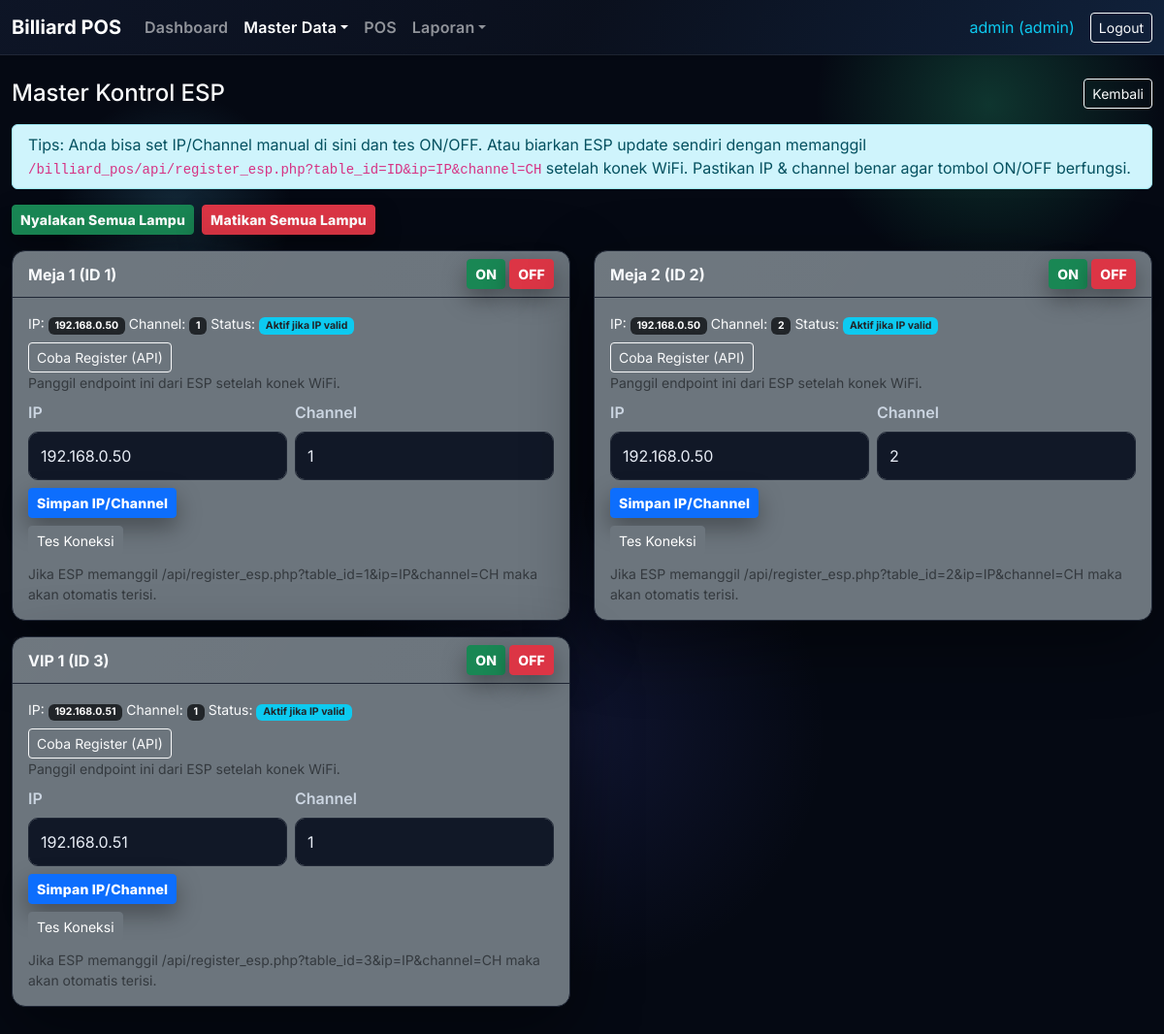
The app's page /billiard_pos/master/control.php (signed in) with its own data.
### tables this page shows
CREATE TABLE `billiard_tables` (
  `id` int(11) NOT NULL,
  `name` varchar(100) NOT NULL,
  `controller_ip` varchar(50) DEFAULT NULL,
  `relay_channel` int(11) DEFAULT NULL,
  `status` enum('idle','running','paused','maintenance') NOT NULL DEFAULT 'idle',
  `created_at` timestamp NOT NULL DEFAULT current_timestamp()
);

### billiard_pos/master/control.php (the view, shortened to what this page needs)
<?php
require_once __DIR__ . '/../includes/functions.php';
$tables = $pdo->query("SELECT * FROM billiard_tables ORDER BY id ASC")->fetchAll();
?>
<?php include __DIR__ . '/../includes/header.php'; ?>
<div class="d-flex justify-content-between align-items-center mb-3">
    <h4 class="mb-0">Master Kontrol ESP</h4>
    <a href="/billiard_pos/tables/list.php" class="btn btn-outline-light btn-sm">Kembali</a>
 </div>
<div class="alert alert-info py-2">
    Tips: Anda bisa set IP/Channel manual di sini dan tes ON/OFF. Atau biarkan ESP update sendiri dengan memanggil
    <code>/billiard_pos/api/register_esp.php?table_id=ID&ip=IP&channel=CH</code> setelah konek WiFi.
    Pastikan IP & channel benar agar tombol ON/OFF berfungsi.
</div>
<form method="post" class="mb-3 d-flex gap-2">
    <button class="btn btn-success btn-sm" name="action_all" value="on_all">Nyalakan Semua Lampu</button>
    <button class="btn btn-danger btn-sm" name="action_all" value="off_all">Matikan Semua Lampu</button>
</form>
<div class="row">
    <?php foreach ($tables as $t): ?>
        <div class="col-md-6 mb-3">
            <div class="card bg-secondary text-light">
                <div class="card-header d-flex justify-content-between align-items-center">
                    <span><?php echo htmlspecialchars($t['name']); ?> (ID <?php echo $t['id']; ?>)</span>
                    <form method="post" class="d-flex gap-1 mb-0">
                        <button class="btn btn-sm btn-success" name="action" value="on">ON</button>
                        <button class="btn btn-sm btn-danger" name="action" value="off">OFF</button>
                    </form>
                </div>
                <div class="card-body">
                    <div class="small mb-2">
                        IP: <span class="badge bg-dark"><?php echo $t['controller_ip'] ?: 'kosong'; ?></span>
                        Channel: <span class="badge bg-dark"><?php echo $t['relay_channel'] ?: '-'; ?></span>
                        Status: <span class="badge bg-info text-dark">Aktif jika IP valid</span>
                    </div>
                    <div class="mb-2">
                        <a class="btn btn-sm btn-outline-light" target="_blank" href="/billiard_pos/api/register_esp.php?table_id=<?php echo $t['id']; ?>&ip=<?php echo urlencode($t['controller_ip']); ?>&channel=<?php echo urlencode($t['relay_channel']); ?>">Coba Register (API)</a>
                        <small class="text-muted d-block">Panggil endpoint ini dari ESP setelah konek WiFi.</small>
                    </div>
                    <form method="post" class="row g-2">
                        <div class="col-md-6">
                            <label class="form-label">IP</label>
                            <input type="text" name="controller_ip" class="form-control" value="<?php echo htmlspecialchars($t['controller_ip']); ?>">
                        </div>
                        <div class="col-md-6">
                            <label class="form-label">Channel</label>
                            <input type="number" name="relay_channel" class="form-control" value="<?php echo htmlspecialchars($t['relay_channel']); ?>">
                        </div>
                        <div class="col-12">
                            <button class="btn btn-primary btn-sm" name="save_table">Simpan IP/Channel</button>
                        </div>
                    </form>
                    <div class="mt-2 d-flex align-items-center gap-2">
                        <a class="btn btn-sm btn-secondary" href="?test=<?php echo $t['id']; ?>">Tes Koneksi</a>
                    </div>
                    <div class="small text-muted mt-2">
                        Jika ESP memanggil /api/register_esp.php?table_id=<?php echo $t['id']; ?>&ip=IP&channel=CH maka akan otomatis terisi.
                    </div>
                </div>
            </div>
        </div>
    <?php endforeach; ?>
</div>
<?php include __DIR__ . '/../includes/footer.php'; ?>

### billiard_pos/assets/css/custom.css (style rules this page uses)
:root { --bg: #050913; --bg-alt: #0b1220; --panel: #0f172a; --panel-2: #0b1626; --border: #1f2635; --text: #e7ecf5; --muted: #9fb3c8; --accent: #3bffae; --accent-2: #5ed0ff; --warn: #fcb654; --danger: #ff6b6b; --shadow: 0 24px 70px rgba(0,0,0,0.45); --radius: 14px; --font: 'Inter', 'Segoe UI', system-ui, -apple-system, sans-serif; }
body { font-family: var(--font); background: radial-gradient(220px 220px at 15% 20%, rgba(94,208,255,0.16), transparent 55%), radial-gradient(300px 300px at 85% 10%, rgba(59,255,174,0.18), transparent 60%), radial-gradient(420px 420px at 50% 70%, rgba(92,105,255,0.12), transparent 60%), var(--bg); color: var(--text); min-height: 100vh; animation: bgMove 18s ease-in-out infinite alternate; }
.card { background: var(--panel); border: 1px solid var(--border); border-radius: var(--radius); box-shadow: var(--shadow); }
.card-header { border-bottom: 1px solid var(--border); background: linear-gradient(120deg, rgba(255,255,255,0.02), rgba(255,255,255,0)); color: #f8fafc; font-weight: 700; }
.form-control, .form-select { background-color: #111827; color: var(--text); border-color: var(--border); border-radius: 10px; }
label.form-label { color: #cbd5e1; font-weight: 600; }
.btn-primary, .btn-success, .btn-warning, .btn-danger { font-weight: 800; letter-spacing: 0.2px; box-shadow: 0 10px 25px rgba(0,0,0,0.35); transition: transform .18s ease, box-shadow .18s ease; }
.form-control, .form-select, .form-check-input { padding: 12px 12px; }
a { transition: color .16s ease, opacity .16s ease; }

### records on screen
billiard_tables: name "Meja 1", id "1", controller_ip "192.168.0.50", relay_channel "1"
billiard_tables: name "Meja 2", id "2", controller_ip "192.168.0.50", relay_channel "2"
billiard_tables: name "VIP 1", id "3", controller_ip "192.168.0.51", relay_channel "1"

### other values on screen
$company['name'] "Billiard POS"
$u['username'] "admin"
$u['role'] "admin"
